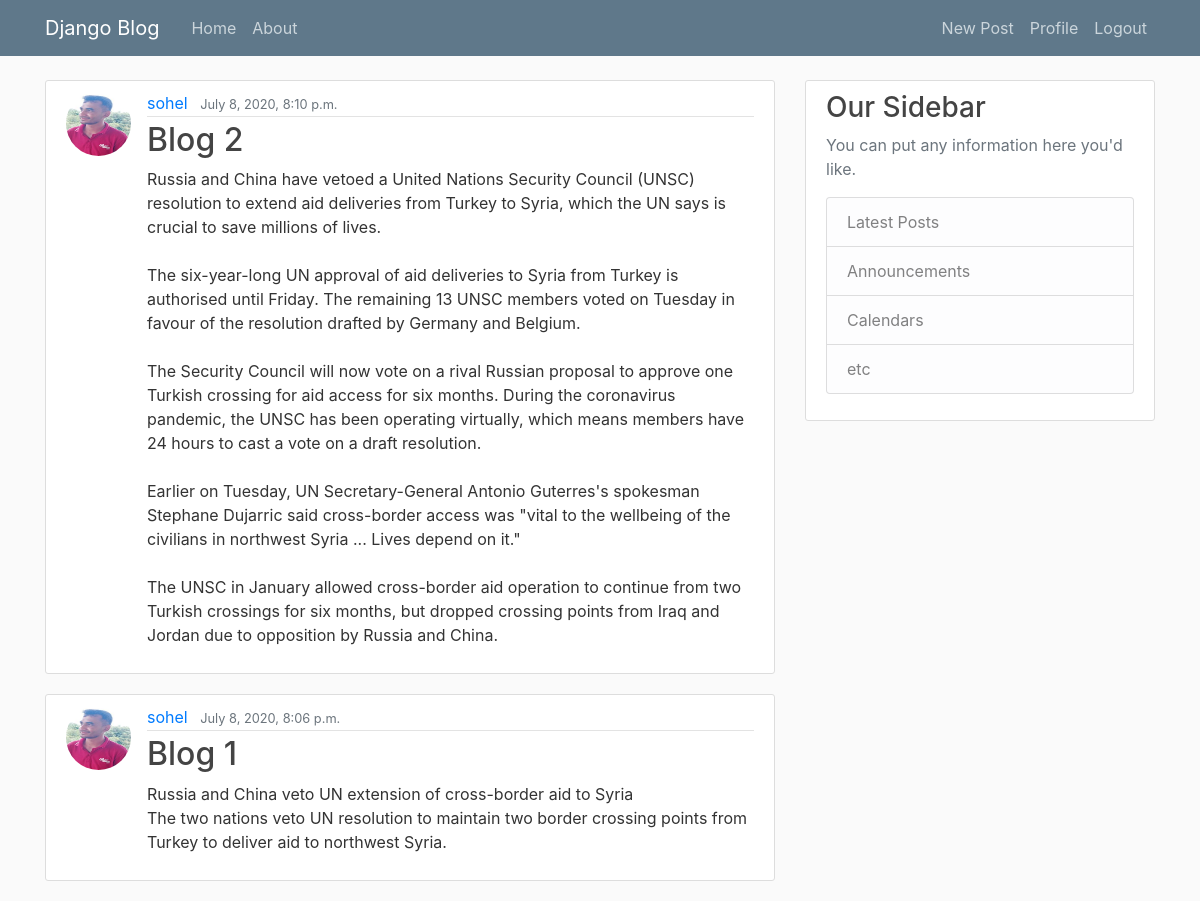
The app's page / (signed in) with its own data.
### blog/models.py (models this page shows, shortened)
class Post(models.Model):
	title = models.CharField(max_length=100)
	content = models.TextField()
	date_posted = models.DateTimeField(default=timezone.now)
	author = models.ForeignKey(User, on_delete=models.CASCADE)

### users/models.py (models this page shows, shortened)
class Profile(models.Model):
    user = models.OneToOneField(User, on_delete=models.CASCADE)
    image = models.ImageField(default='default.jpg', upload_to='profile_pics')

### blog/views.py (the view)
# urls.py: path('', PostListView.as_view(), name='blog-home'),
class PostListView(ListView):
    model = Post
    template_name = 'blog/home.html'  # <app>/<model>_<viewtype>.html
    context_object_name = 'posts'
    ordering = ['-date_posted']

### blog/templates/blog/home.html
{% extends "blog/base.html" %}
{% block content %}
    {% for post in posts %}
        <article class="media content-section">
          <img class="rounded-circle article-img" src="{{ post.author.profile.image.url }}">
          <div class="media-body">
            <div class="article-metadata">
              <a class="mr-2" href="#">{{ post.author }}</a>
              <small class="text-muted">{{ post.date_posted }}</small>
            </div>
            <h2><a class="article-title" href="{% url 'post-detail' post.pk %}">{{ post.title }}</a></h2>
            <p class="article-content">{{ post.content }}</p>
          </div>
        </article>
    {% endfor %}
{% endblock content %}

### blog/static/blog/main.css (style rules this page uses)
body { background: #fafafa; color: #333333; margin-top: 5rem; }
h1, h2, h3, h4, h5, h6 { color: #444444; }
.content-section { background: #ffffff; padding: 10px 20px; border: 1px solid #dddddd; border-radius: 3px; margin-bottom: 20px; }
.article-title { color: #444444; }
.article-content { white-space: pre-line; }
.article-img { height: 65px; width: 65px; margin-right: 16px; }
.article-metadata { padding-bottom: 1px; margin-bottom: 4px; border-bottom: 1px solid #e3e3e3 }

### records on screen
Post: author.profile.image (picture), author "sohel", date_posted "July 8, 2020, 8:10 p.m.", title "Blog 2", content "Russia and China have vetoed a United Nations Security Council (UNSC) resolution to extend aid deliveries from Turkey to Syria, which the UN says is crucial to save millions of lives. The six-year-long UN approval of aid deliveries to Syria from Turkey is authorised until Friday. The remaining 13 UNSC members voted on Tuesday in favour of the resolution drafted by Germany and Belgium. The Security Council will now vote on a rival Russian proposal to approve one Turkish crossing for aid access for six months. During the coronavirus pandemic, the UNSC has been operating virtually, which means members have 24 hours to cast a vote on a draft resolution. Earlier on Tuesday, UN Secretary-General…"
Post: author.profile.image (picture), author "sohel", date_posted "July 8, 2020, 8:06 p.m.", title "Blog 1", content "Russia and China veto UN extension of cross-border aid to Syria The two nations veto UN resolution to maintain two border crossing points from Turkey to deliver aid to northwest Syria."
